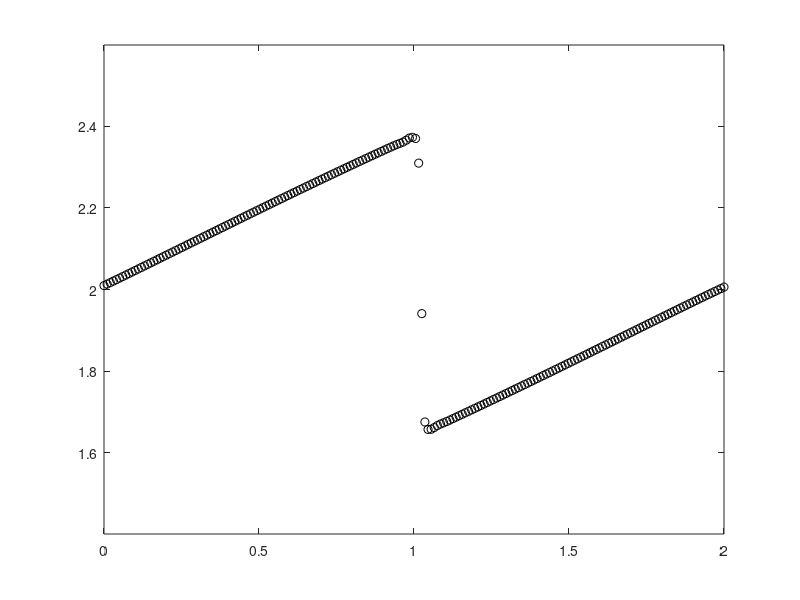

Source code (MATLAB):
% Burgers TVD implementation
% coded by Wenjun @ Nanjing Normal University
% modified by Manuel Diaz @ NTU, 2013.03.19
clc; clear all; close all;

% Parameters
cfl = 1/2;  % Courant Number
tEnd = 2;   % Final time

%% Define Functions
% Flux
f = inline('u.^2/2');
% Superbee Limiter
superbee = inline('max(0,max(min(1,2*r),min(2,r)))');
% Minmod Limiter
minmod = inline('(sign(1)+sign(r))/2.*min(abs(1),abs(r))');

%% Build x-domain
N = 200; x = linspace(0,2,N)'; dx = max(x(2:end)-x(1:end-1));

%% Initial Condition (IC)
u0 = 2+0.5*sin(pi*x); 

%% Main loop
% Initilize Arrays
du1 = zeros(N,1); du2 = zeros(N,1); 
Du1 = zeros(N,1); Du2 = zeros(N,1);
  r = zeros(N,1);  u1 = zeros(N,1);

% Initial time
t = 0; 

% Load IC
u = u0;

while t < tEnd
    % Update iteration time 't',
    dt = cfl*dx/max(abs(u));
    if t+dt > tEnd; dt = tEnd-t; end;
    t = t+dt; lambda = dt/dx;
    
    %Prepare u^{n}_{i} arrays in space,
    um1 = circshift(u,1); 
    um2 = circshift(um1,1); 
    up1 = circshift(u,-1);
    ubar = 1/2*(u+um1); 
    Lam = lambda*ubar;
    
    % Smoothness function r(x),
    for i = 1:N
        if u(i) == um1(i)
            r(i) = 1;
        elseif ubar(i)>0
            du1(i) = um1(i)-um2(i); du2(i) = u(i)-um1(i);
            r(i) = du1(i)/du2(i);
        elseif ubar<0
            Du1(i) = up1(i)-u(i); Du2(i) = u(i)-um1(i);
            r(i) = Du1(i)/Du2(i);
        end
    end
    
    % Use Limiter:
    %phim = minmod(r); phip = circshift(phim,-1);
    phim = superbee(r); phip = circshift(phim,-1);
    
    Id1 = ubar > 0; Id2 = ubar <= 0;
    if ~isempty(Id1) % u_bar > 0 : Upwind
        u1(Id1) = u(Id1)-lambda*(f(u(Id1))-f(um1(Id1)))-...
            1/2*Lam(Id1).*(1-Lam(Id1)).*(phip(Id1).*(up1(Id1)-u(Id1))-...
            phim(Id1).*(u(Id1)-um1(Id1)));
    end
    if ~isempty(Id2) % u_bar < 0 : Downwind
        u1(Id2) = u(Id2)-lambda*(f(up1(Id2))-f(u(Id2)))-...
            1/2*Lam(Id2).*(1+Lam(Id2)).*(phip(Id2).*(up1(Id2)-u(Id2))-...
            phim(Id2).*(u(Id2)-um1(Id2)));
    end
    
    % Create/Update figure
    plot(x,u1,'ok'); axis([x(1) x(end) min(u0)-0.1 max(u0)+0.1]); 
    drawnow;
    
    % Update information
    u = u1;
end
